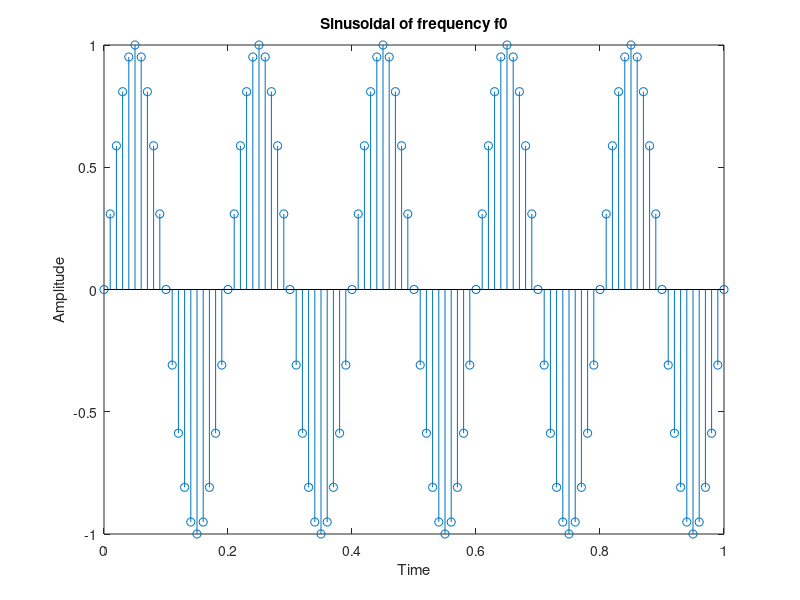

MATLAB code to generate this figure:
%sinusoidal
clc;
clear all;
close all;

f0= input('enter frequency of sinusoidal signal(f0):');
q= input('enter number of cycles:');
fs=20*f0;
t=0:1/fs:q/f0;
y0=sin(2*pi*f0*t);

%subplot(312);
stem(t,y0);
title('Sinusoidal of frequency f0');
xlabel('Time');
ylabel('Amplitude');

